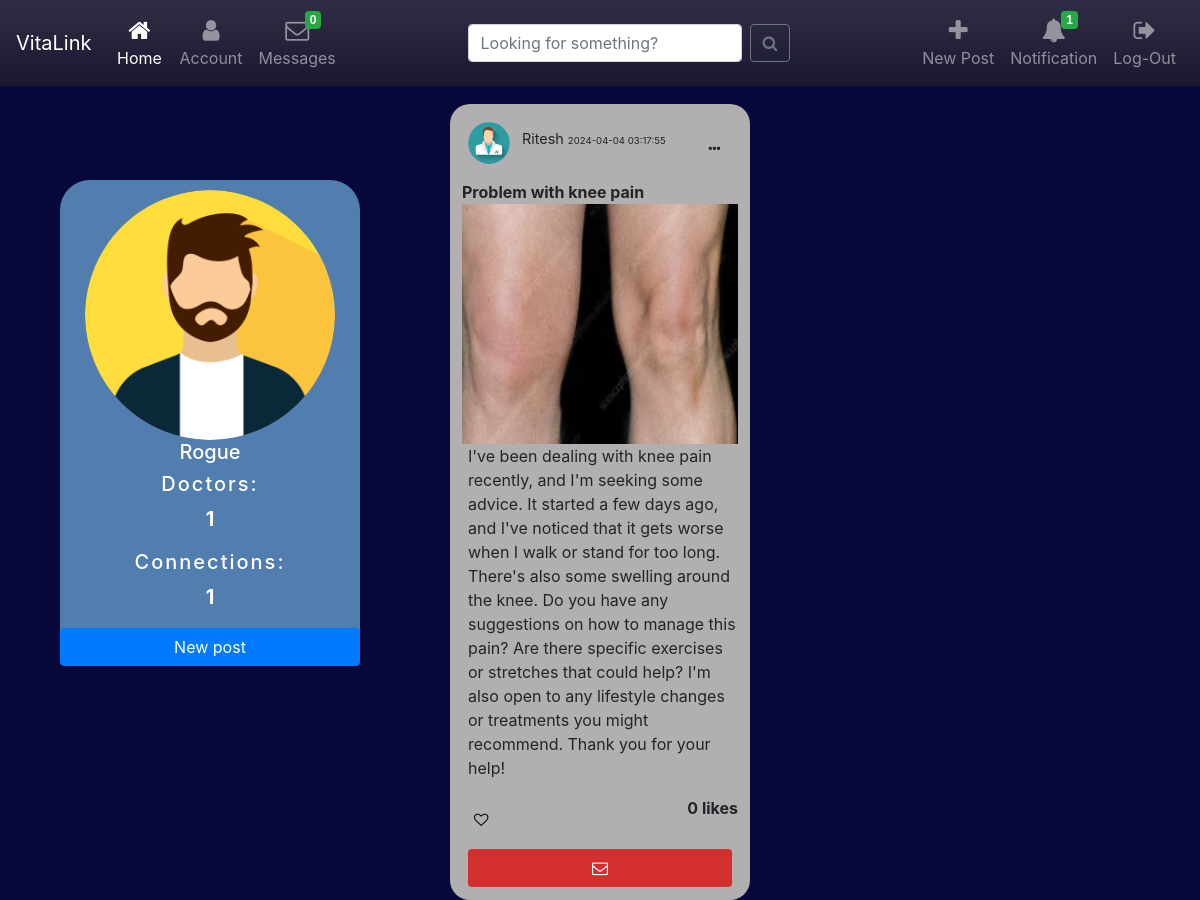
The app's page / (signed in) with its own data.
### website/models.py (models this page shows)
class User(db.Model, UserMixin):
    id = db.Column(db.Integer, primary_key=True)
    email = db.Column(db.String(150), unique=True)
    password = db.Column(db.String(150))
    websocket_id = db.Column(db.String, unique=True, index=True)
    name = db.Column(db.String(150),unique = True)
    profilepic = db.Column(db.String(100))
    status = db.Column(db.String(20))
    interests = db.Column(db.String(1000),default = None)
    following = db.Column(db.String(1000),default = "")
    followers = db.Column(db.String(1000),default = "")
    logined = db.Column(db.String(10),default = "true")
    otp = db.Column(db.String(10))
    posts = db.relationship('Post')

class Post(db.Model):
    id = db.Column(db.Integer, primary_key=True)
    title = db.Column(db.String(100))
    data = db.Column(db.String(10000))
    pic=db.Column(db.String(100))
    date = db.Column(db.DateTime(timezone=True), default=func.now())
    likes = db.Column(db.String(1000))
    user_id = db.Column(db.Integer, db.ForeignKey('user.id'))

### website/views.py (the view, shortened to what this page needs)
@views.route('/', methods=['GET', 'POST'])
@login_required
def home():
    notifs=Notification.query.filter_by(user_id=current_user.id)
    noticount=0
    for notic in notifs:
        if notic.read == 'false':
            noticount+=1
    messages=Message.query.all()
    msgcount=0
    for msg in messages:
        if (current_user.name in msg.uid) and msg.read=='false':
            msgcount+=1
    users = User.query.all()
    posts = Post.query.all()
    poppost=posts[0]
    popularuser=current_user
    for user in users:
        if len(user.followers.split("+")) > len(popularuser.followers.split("+")):
            popularuser=user
    for post in posts:
        if len(post.likes.split("+")) > len(poppost.likes.split("+")):
            poppost=post
    return render_template("home.html", posts = Post.query.all(), user = current_user, posters = User.query.all(),notifs=notifs, noticount=noticount,msgcount=msgcount)

### website/templates/home.html (shortened to what this page needs)
<!DOCTYPE html>
<html lang="en">
<head>
  <link rel="stylesheet" href="https://maxcdn.bootstrapcdn.com/bootstrap/4.3.1/css/bootstrap.min.css">
  <link rel="stylesheet" href="https://cdnjs.cloudflare.com/ajax/libs/font-awesome/4.7.0/css/font-awesome.min.css">
  <link rel="stylesheet" type="text/css" href="../../static/css/feed.css">
  <link rel="stylesheet" type="text/css" href="../../static/css/navbar.css">
</head>
<body>
  <div class="navbox">
    <nav class="navbar navbar-icon-top fixed-top navbar-expand-lg navbar-dark  navcolr"
      style="background-image: linear-gradient(180deg,#302e44  0%, #1A1731 100%);">
      <a class="navbar-brand" href="#">VitaLink</a>
      <div class="collapse navbar-collapse" id="navbarSupportedContent">
        <ul class="navbar-nav">
          <li class="nav-item active">
            <a class="nav-link" href="/">
              <i class="fa fa-home"></i>
              Home
            </a>
          </li>
          <li class="nav-item">
            <a class="nav-link" href="/account">
              <i class="fa fa-user">
              </i>
              Account
            </a>
          </li>
          <li class="nav-item">
            <a class="nav-link" href="/chat">
              <i class="fa fa-envelope-o">
                {% if noticount > 0 %}
                <span class="badge badge-success">{{msgcount}}</span>
                {% endif %}
              </i>
              Messages
            </a>
          </li>
        </ul>
        <ul class="navbar-nav ml-auto mr-auto">
          <li class="nav-item">
            <form class="form-inline my-2 my-lg-0" method="post" action="/search">
              <input class="form-control mr-sm-2" type="text" placeholder="Looking for something?" name="search"
                aria-label="Search">
              <button class="btn btn-outline-secondary my-2 my-sm-0" type="submit"><i class="fa fa-search"></i></button>
            </form>
          </li>
        </ul>
        <ul class="navbar-nav ">
          <li class="nav-item">
            <a class="nav-link" href="/post">
              <i class="fa fa-plus">
              </i>
              New Post
            </a>
          </li>
          <li class="nav-item">
            <a class="nav-link" href="javascript:myFunction();">
              <i class="fa fa-bell">
                {% if noticount > 0 %}
                <span class="badge badge-success">{{noticount}}</span>
                {% endif %}
              </i>
              Notification
            </a>
          </li>
          <li class="nav-item">
            <a class="nav-link" href="/logout">
              <i class="fa fa-sign-out">
              </i>
              Log-Out
            </a>
          </li>
        </ul>
      </div>
    </nav>
  </div>
  <div class="account">
    <a href="/account"><img src="../../static/profile/{{user.profilepic}}" alt="Avatar"></a>
    <h2>{{user.name}}</h2>
    <h1>Doctors:</h1>
    <p> {{user.following.split("+")|length-1}}</p>
    <h1>Connections:</h1>
    <p>{{user.followers.split("+")|length -1}}</p>
    <a href="/post" class="btn btn-primary" style="display: block;margin: 0 auto;">New post</a>
  </div>
<div class="trending">
  <p>Chat Gpt</p>
</div>
  <br>
  {% for post in posts %}
  {% for poster in posters %}
  {% if post.user_id == poster.id %}
  <div class="main panel panel-default z-depth-4">
    <div class="panel-body">
      <div class="media">
        <div class="media-left">
          <img src="../../static/profile/{{poster.profilepic}}" class="media-object circle">
        </div>
        <div class="media-body">
          <p>{{poster.name}} <span class="time">{{post.date}}</span></p>
          <span><i class="fa fa-ellipsis-h right"></i></span>
        </div>
      </div>
      <div class="post">
      <form method="POST" action="/">
          <b>{{post.title}}</b>
          {% if post.pic=="None"%}
          {% else %}
          <img class="not" src="../../static/post/{{post.pic}}">
          {% endif %}
          <p class="caption">{{post.data}}</p>
          {% if user.id|string in post.likes.split("+") %}
          <button type="submit" style="background-color: transparent; border: 0ch;">
            <p class="iconsec"><i class="fa fa-heart fa-solid;" style="color: red;"></i></p>
          </button> <span class="right"><b>{{post.likes.split("+")|length -1}} likes</b></span>
          {% else %}
          <button type="submit" style="background-color: transparent; border: 0ch;">
            <p class="iconsec"><i class="fa fa-heart-o"></i> </p>
          </button> <span class="right"><b>{{post.likes.split("+")|length -1}} likes</b></span>
          {% endif %}
      </form>
    </div>
    <form method="post" action="/chat">
      <button type="submit" style="background-color: transparent; border: 0ch; width: 100%;">
        <center><a class="btn" id="open"><i class="fa fa-envelope-o"></i></a></center>
      </button>
    </form>
  </div>
  </div>
  <br>
  {% endif %}
  {% endfor %}
  {% endfor %}
</body>
</html>

### website/static/css/feed.css (style rules this page uses)
body { background-color: #08093b; background-size: cover; background-attachment: fixed; }
.main { width: 25vw; background-color: rgb(177, 175, 175); margin: auto; position: relative; top: 5vh; transition: transform .2s; border-radius: 20px; }
.media-object { width: 3.5vw; height: 3.5vw; }
.circle { border-radius: 50%; }
.media { padding: 0.5vw; }
.media-body { padding-left: 1vw; font-size: 1.2vw; position: relative; top: 0.5vw; }
.fa-ellipsis-h { position: relative; bottom: 2vw; font-size: 1.5vw; margin-right: 1vw; }
.right { float: right; }
.panel-body { padding: 1vw; }
.not { height: 20vw; width: 100%; }
.iconsec { padding-top: 1vw; padding-left: 0.5vw; font-size: 1.2vw; }
.caption { padding-left: 0.5vw; }
.time { font-size: 0.8vw; }
.fa { cursor: pointer }
#open { width: 100%; background-color: #d32f2f; color: white; }
.account { position: fixed; width: 300px; left: 5%; top: 20%; display: grid; place-items: center; background-color: #527DAF; color: white; border-radius: 30px; transition: transform .2s; }
.account img { margin-top: 10px; border-radius: 50%; width: 250px; height: 250px; }
.account h2 { font-size: 20px; }
.account h1 { font-size: 20px; letter-spacing: 2px; }
.account p { font-weight: bold; font-size: 20px; }
.account .btn { width: 100%; }

### website/static/css/navbar.css (style rules this page uses)
.navcolr { background-color: #1A1731; }
.navbar-icon-top .navbar-nav .nav-link > .fa { position: relative; width: 36px; font-size: 24px; }
.navbar-icon-top .navbar-nav .nav-link > .fa > .badge { font-size: 0.75rem; position: absolute; right: 0; font-family: sans-serif; }
.navbar-icon-top .navbar-nav .nav-link > .fa { top: 3px; line-height: 12px; }
.navbar-icon-top .navbar-nav .nav-link > .fa > .badge { top: -10px; }
@media (min-width: 992px) { .navbar-icon-top.navbar-expand-lg .navbar-nav .nav-link { text-align: center; display: table-cell; height: 70px; vertical-align: middle; padding-top: 0; padding-bottom: 0; } }
@media (min-width: 992px) { .navbar-icon-top.navbar-expand-lg .navbar-nav .nav-link > .fa { display: block; width: 48px; margin: 2px auto 4px auto; top: 0; line-height: 24px; } }
@media (min-width: 992px) { .navbar-icon-top.navbar-expand-lg .navbar-nav .nav-link > .fa > .badge { top: -7px; } }

### records on screen
User: profilepic (picture), name "Rogue"
Post: date "2024-04-04 03:17:55", title "Problem with knee pain", data "I've been dealing with knee pain recently, and I'm seeking some advice. It started a few days ago, and I've noticed that it gets worse when I walk or stand for too long. There's also some swelling around the knee. Do you have any suggestions on how to manage this pain? Are there specific exercises or stretches that could help? I'm also open to any lifestyle changes or treatments you might recommend. Thank you for your help!"
User: profilepic (picture), name "Ritesh", pic (picture), likes.split|length "0"

### other values on screen
{{ msgcount }} "0"
{{ noticount }} "1"
{{ user.following.split("+")|length-1 }} "1"
{{ user.followers.split("+")|length -1 }} "1"
